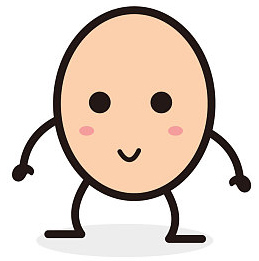
#> input picture E - 通识+专业课程资料/第6学期-机器视觉/Codes/work9/egg_template.jpg, 259 x 261 px
$ python 9-2-2.py
#> lines starting #> are read from the running program, lines starting #| are printed output that depends on the picture; after the words box and inside, x2 and y2 are one past the last pixel; in counts of white or black regions, pixels touching at a corner belong together
import cv2
import numpy as np
import matplotlib.pyplot as plt
plt.rcParams['font.sans-serif'] ='SimHei'
template = cv2.imread('egg_template.jpg', cv2.IMREAD_GRAYSCALE)
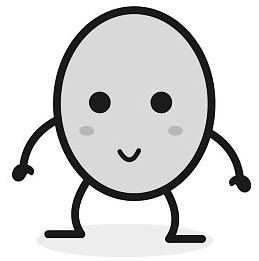
#> template: shape (261, 259); min 0, max 255, mean 215.6
image = cv2.imread('eggs.png', cv2.IMREAD_GRAYSCALE)
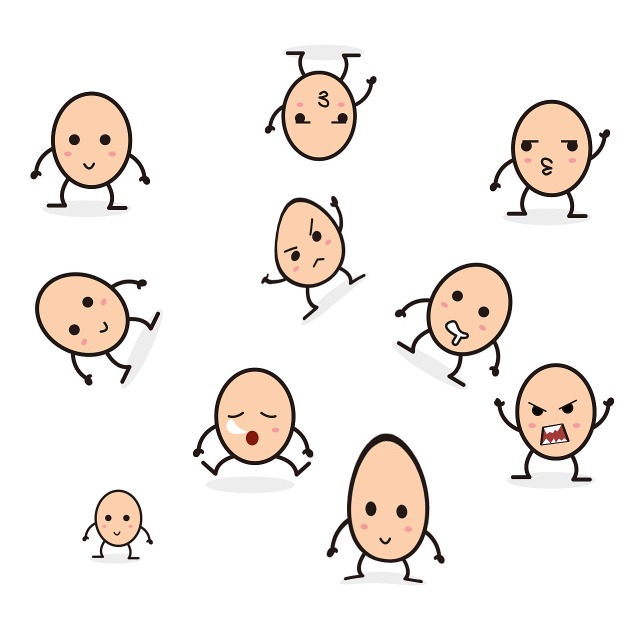
#> input picture E - 通识+专业课程资料/第6学期-机器视觉/Codes/work9/eggs.png, 1280 x 1280 px (shown at 1/2 size)
#> image: shape (1280, 1280); min 0, max 255, mean 239.7

# 创建SIFT特征检测器
sift = cv2.SIFT_create()

# 创建多尺度图像金字塔
def create_pyramid(image, num_scales=4, scale_factor=1.2):
#> called with num_scales = 4, scale_factor = 1.2
    pyramid = [image]
    for i in range(1, num_scales):
        scaled_image = cv2.resize(image, None, fx=1.0 / scale_factor ** i, fy=1.0 / scale_factor ** i,
                                  interpolation=cv2.INTER_AREA)
        pyramid.append(scaled_image)
#> after the loop, pyramid = 4 items
    return pyramid


template_pyramid = create_pyramid(template)
#> template_pyramid = 4 items
image_pyramid = create_pyramid(image)
#> image_pyramid = 4 items

# 存储所有匹配结果
all_matches = []
all_keypoints_template = []
all_keypoints_image = []
all_descriptors_template = []
all_descriptors_image = []

for i, scaled_template in enumerate(template_pyramid):
    # 检测模板图像和待检测图像中的关键点和描述符
    keypoints_template, descriptors_template = sift.detectAndCompute(scaled_template, None)
    keypoints_image, descriptors_image = sift.detectAndCompute(image_pyramid[i], None)

    # 检查是否检测到关键点
    if keypoints_template is None or keypoints_image is None:
        continue

    # 使用FLANN匹配器进行特征匹配
    FLANN_INDEX_KDTREE = 1
    index_params = dict(algorithm=FLANN_INDEX_KDTREE, trees=5)
    search_params = dict(checks=50)
    flann = cv2.FlannBasedMatcher(index_params, search_params)

    # 检查描述符是否存在
    if descriptors_template is None or descriptors_image is None:
        continue

    # 确保描述符有足够的数量进行匹配
    if len(descriptors_template) < 2 or len(descriptors_image) < 2:
        continue

    matches = flann.knnMatch(descriptors_template, descriptors_image, k=2)

    # 使用Lowe的比率测试筛选出好的匹配
    good_matches = []
    for m, n in matches:
        if m.distance < 0.7 * n.distance:
            good_matches.append(m)

    all_matches.append(good_matches)
    all_keypoints_template.append(keypoints_template)
    all_keypoints_image.append(keypoints_image)
    all_descriptors_template.append(descriptors_template)
    all_descriptors_image.append(descriptors_image)
#> this loop made 4 passes
#> matches on passes 1 to 4: 76 matches, 78 matches, 68 matches, 73 matches
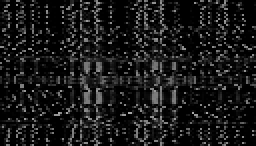
#> descriptors_template: shape (73, 128) float32 (shown 2 times larger); min 0, max 168, mean 24.3
#> after the loop, all_descriptors_image = 4 items; all_descriptors_template = 4 items; all_keypoints_image = 4 items; all_keypoints_template = 4 items; all_matches = 4 matches

# 在原始图像上绘制所有匹配结果
image_with_all_boxes = image.copy()
for i, good_matches in enumerate(all_matches):
    if len(good_matches) > 4:
        # 获取当前尺度的关键点
        keypoints_template = all_keypoints_template[i]
        keypoints_image = all_keypoints_image[i]

        # 检查关键点数量是否足够
        if len(keypoints_template) == 0 or len(keypoints_image) == 0:
            continue

        src_pts = np.float32([keypoints_template[m.queryIdx].pt for m in good_matches]).reshape(-1, 1, 2)
        dst_pts = np.float32([keypoints_image[m.trainIdx].pt for m in good_matches]).reshape(-1, 1, 2)

        # 调整尺度
        scale_factor = 1.2 ** i
        src_pts *= scale_factor
        dst_pts *= scale_factor

        # 计算单应性矩阵
        M, mask = cv2.findHomography(src_pts, dst_pts, cv2.RANSAC, 5.0)
        if M is not None:
            # 计算模板图像的边界在图像上的位置
            h, w = template.shape
            pts = np.float32([[0, 0], [0, h - 1], [w - 1, h - 1], [w - 1, 0]]).reshape(-1, 1, 2)
            dst = cv2.perspectiveTransform(pts, M)

            # 在图像上绘制边框
            image_with_all_boxes = cv2.polylines(image_with_all_boxes, [np.int32(dst)], True, (0, 0, 255), 2,
                                                 cv2.LINE_AA)
#> this loop made 4 passes
#> (good_matches, scale_factor, dst) on pass 3: (46 matches, 1.44, [[48.98, 177], [49, 437], [306.9, 436.9], [307.1, 177]])
#> (good_matches, scale_factor) on passes 1, 2, 4: (56 matches, 1), (36 matches, 1.2), (28 matches, 1.73)
#> pass 1, `image_with_all_boxes = cv2.polylines(image_with_all_boxes, [np.int32(d..`:
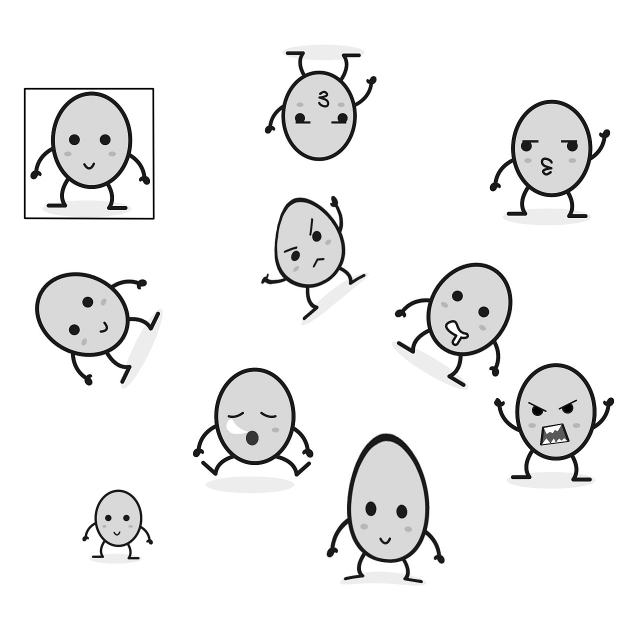
#> image_with_all_boxes: shape (1280, 1280) (shown at 1/2 size); min 0, max 255, mean 239.1
#> pass 2, `image_with_all_boxes = cv2.polylines(image_with_all_boxes, [np.int32(d..`:
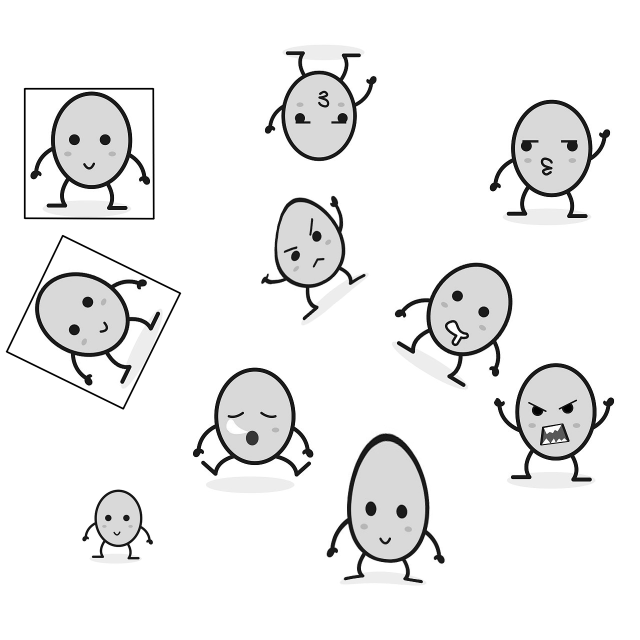
#> image_with_all_boxes: shape (1280, 1280) (shown at 1/2 size); 0.3% of pixels changed, all inside (x1, y1, x2, y2) = (11, 469, 363, 820)
#> pass 3, `image_with_all_boxes = cv2.polylines(image_with_all_boxes, [np.int32(d..`:
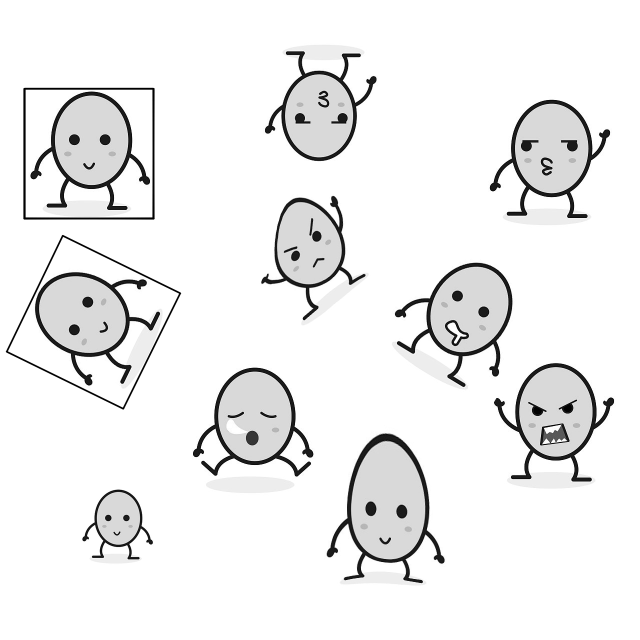
#> image_with_all_boxes: shape (1280, 1280) (shown at 1/2 size); 0.16% of pixels changed, all inside (x1, y1, x2, y2) = (46, 175, 310, 440)
#> after the loop:
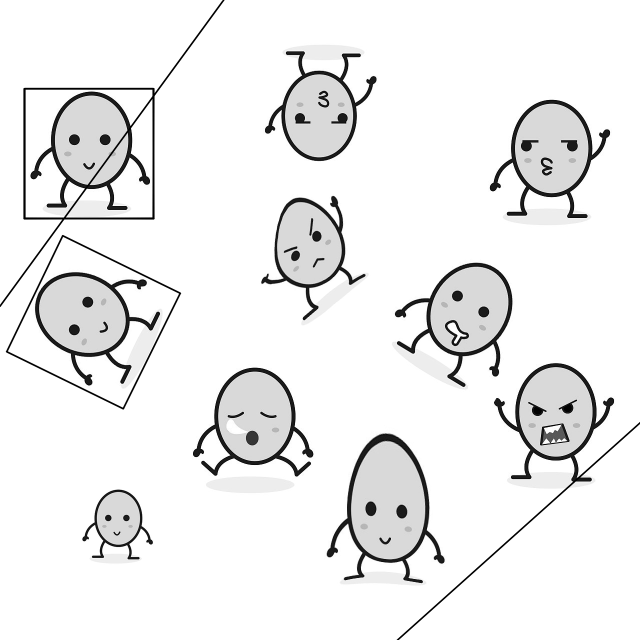
#> image_with_all_boxes: shape (1280, 1280) (shown at 1/2 size); 0.37% of pixels changed, all inside (x1, y1, x2, y2) = (0, 0, 1280, 1280)

# 保存结果图像
cv2.imwrite('result.png', image_with_all_boxes)

# 使用Matplotlib显示匹配结果
plt.imshow(image_with_all_boxes, cmap='gray')
plt.title('多尺度金字塔匹配 Matches with Multi-scale Pyramid')
plt.show()
